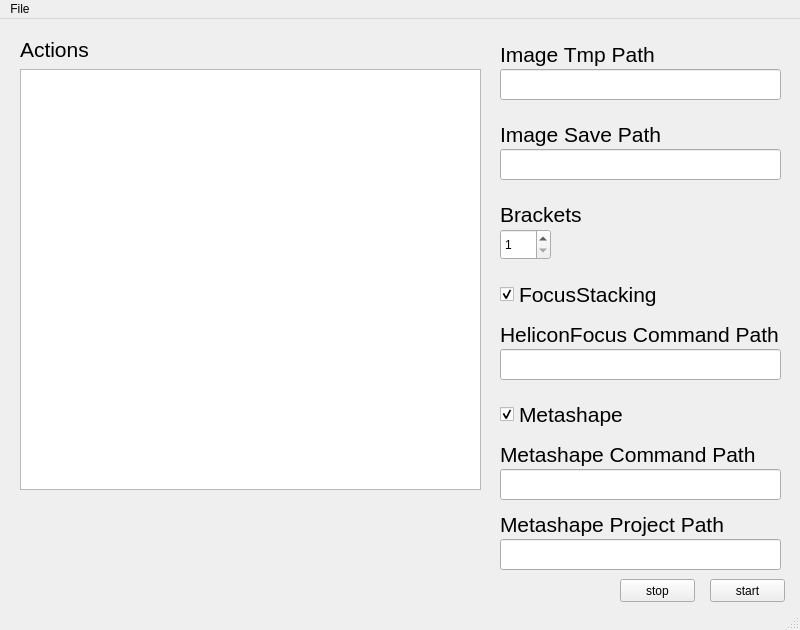
<?xml version="1.0" encoding="UTF-8"?>
<ui version="4.0">
 <class>MainWindow</class>
 <widget class="QMainWindow" name="MainWindow">
  <property name="geometry">
   <rect>
    <x>0</x>
    <y>0</y>
    <width>800</width>
    <height>630</height>
   </rect>
  </property>
  <property name="windowTitle">
   <string>MainWindow</string>
  </property>
  <widget class="QWidget" name="centralwidget">
   <widget class="QPlainTextEdit" name="actionsText">
    <property name="geometry">
     <rect>
      <x>20</x>
      <y>50</y>
      <width>461</width>
      <height>421</height>
     </rect>
    </property>
   </widget>
   <widget class="QPushButton" name="startButton">
    <property name="geometry">
     <rect>
      <x>710</x>
      <y>560</y>
      <width>75</width>
      <height>23</height>
     </rect>
    </property>
    <property name="text">
     <string>start</string>
    </property>
   </widget>
   <widget class="QPushButton" name="stopButton">
    <property name="geometry">
     <rect>
      <x>620</x>
      <y>560</y>
      <width>75</width>
      <height>23</height>
     </rect>
    </property>
    <property name="text">
     <string>stop</string>
    </property>
   </widget>
   <widget class="QLabel" name="actionsLabel">
    <property name="geometry">
     <rect>
      <x>20</x>
      <y>20</y>
      <width>81</width>
      <height>21</height>
     </rect>
    </property>
    <property name="font">
     <font>
      <pointsize>16</pointsize>
     </font>
    </property>
    <property name="text">
     <string>Actions</string>
    </property>
   </widget>
   <widget class="QLabel" name="imageTmpPathLabel">
    <property name="geometry">
     <rect>
      <x>500</x>
      <y>20</y>
      <width>161</width>
      <height>31</height>
     </rect>
    </property>
    <property name="font">
     <font>
      <pointsize>16</pointsize>
     </font>
    </property>
    <property name="text">
     <string>Image Tmp Path</string>
    </property>
   </widget>
   <widget class="QLabel" name="imageSavePathLabel">
    <property name="geometry">
     <rect>
      <x>500</x>
      <y>100</y>
      <width>161</width>
      <height>31</height>
     </rect>
    </property>
    <property name="font">
     <font>
      <pointsize>16</pointsize>
     </font>
    </property>
    <property name="text">
     <string>Image Save Path</string>
    </property>
   </widget>
   <widget class="QLineEdit" name="imageTmpPath">
    <property name="geometry">
     <rect>
      <x>500</x>
      <y>50</y>
      <width>281</width>
      <height>31</height>
     </rect>
    </property>
   </widget>
   <widget class="QLineEdit" name="imageSavePath">
    <property name="geometry">
     <rect>
      <x>500</x>
      <y>130</y>
      <width>281</width>
      <height>31</height>
     </rect>
    </property>
   </widget>
   <widget class="QLabel" name="bracketsLabel">
    <property name="geometry">
     <rect>
      <x>500</x>
      <y>180</y>
      <width>111</width>
      <height>31</height>
     </rect>
    </property>
    <property name="font">
     <font>
      <pointsize>16</pointsize>
     </font>
    </property>
    <property name="text">
     <string>Brackets</string>
    </property>
   </widget>
   <widget class="QSpinBox" name="brackets">
    <property name="geometry">
     <rect>
      <x>500</x>
      <y>210</y>
      <width>51</width>
      <height>31</height>
     </rect>
    </property>
    <property name="minimum">
     <number>1</number>
    </property>
   </widget>
   <widget class="QCheckBox" name="doFocusStacking">
    <property name="geometry">
     <rect>
      <x>500</x>
      <y>260</y>
      <width>161</width>
      <height>31</height>
     </rect>
    </property>
    <property name="font">
     <font>
      <pointsize>16</pointsize>
     </font>
    </property>
    <property name="text">
     <string>FocusStacking</string>
    </property>
    <property name="checkable">
     <bool>true</bool>
    </property>
    <property name="checked">
     <bool>true</bool>
    </property>
    <property name="tristate">
     <bool>false</bool>
    </property>
   </widget>
   <widget class="QLineEdit" name="heliconFocusCommandPath">
    <property name="geometry">
     <rect>
      <x>500</x>
      <y>330</y>
      <width>281</width>
      <height>31</height>
     </rect>
    </property>
   </widget>
   <widget class="QLabel" name="heliconFocusCommandPathLabel">
    <property name="geometry">
     <rect>
      <x>500</x>
      <y>300</y>
      <width>281</width>
      <height>31</height>
     </rect>
    </property>
    <property name="font">
     <font>
      <pointsize>16</pointsize>
     </font>
    </property>
    <property name="text">
     <string>HeliconFocus Command Path</string>
    </property>
   </widget>
   <widget class="QCheckBox" name="doMetashape">
    <property name="geometry">
     <rect>
      <x>500</x>
      <y>380</y>
      <width>161</width>
      <height>31</height>
     </rect>
    </property>
    <property name="font">
     <font>
      <pointsize>16</pointsize>
     </font>
    </property>
    <property name="text">
     <string>Metashape</string>
    </property>
    <property name="checkable">
     <bool>true</bool>
    </property>
    <property name="checked">
     <bool>true</bool>
    </property>
    <property name="tristate">
     <bool>false</bool>
    </property>
   </widget>
   <widget class="QLineEdit" name="metashapeCommandPath">
    <property name="geometry">
     <rect>
      <x>500</x>
      <y>450</y>
      <width>281</width>
      <height>31</height>
     </rect>
    </property>
   </widget>
   <widget class="QLabel" name="metashapeCommandPathLabel">
    <property name="geometry">
     <rect>
      <x>500</x>
      <y>420</y>
      <width>281</width>
      <height>31</height>
     </rect>
    </property>
    <property name="font">
     <font>
      <pointsize>16</pointsize>
     </font>
    </property>
    <property name="text">
     <string>Metashape Command Path</string>
    </property>
   </widget>
   <widget class="QLineEdit" name="metashapeProjectPath">
    <property name="geometry">
     <rect>
      <x>500</x>
      <y>520</y>
      <width>281</width>
      <height>31</height>
     </rect>
    </property>
   </widget>
   <widget class="QLabel" name="metashapeProjectPathLabel">
    <property name="geometry">
     <rect>
      <x>500</x>
      <y>490</y>
      <width>281</width>
      <height>31</height>
     </rect>
    </property>
    <property name="font">
     <font>
      <pointsize>16</pointsize>
     </font>
    </property>
    <property name="text">
     <string>Metashape Project Path</string>
    </property>
   </widget>
  </widget>
  <widget class="QMenuBar" name="menubar">
   <property name="geometry">
    <rect>
     <x>0</x>
     <y>0</y>
     <width>800</width>
     <height>22</height>
    </rect>
   </property>
   <widget class="QMenu" name="menuFile">
    <property name="title">
     <string>File</string>
    </property>
   </widget>
   <addaction name="menuFile"/>
  </widget>
  <widget class="QStatusBar" name="statusbar"/>
 </widget>
 <resources/>
 <connections/>
 <slots>
  <slot>start()</slot>
 </slots>
</ui>
